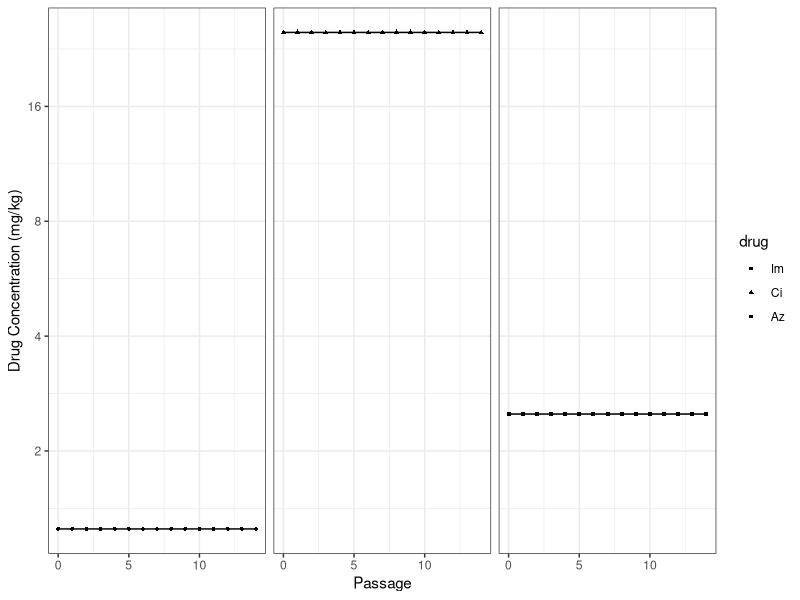
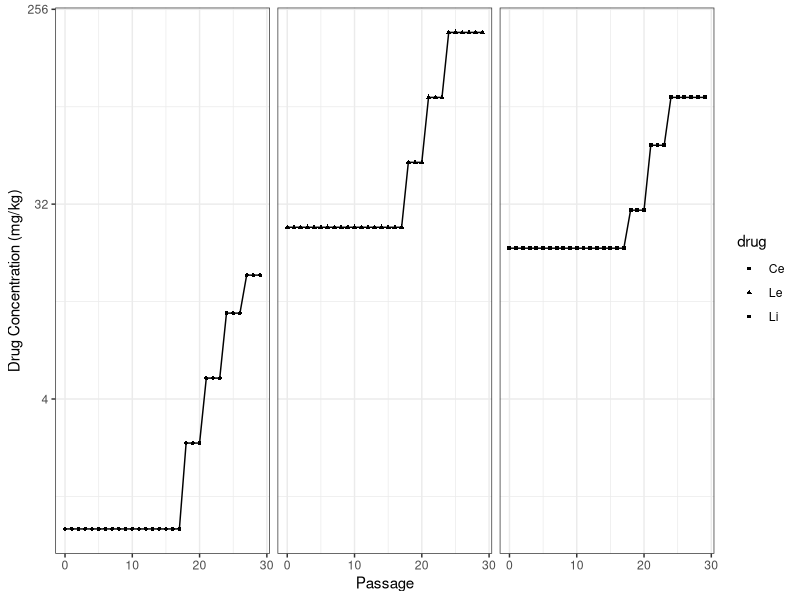
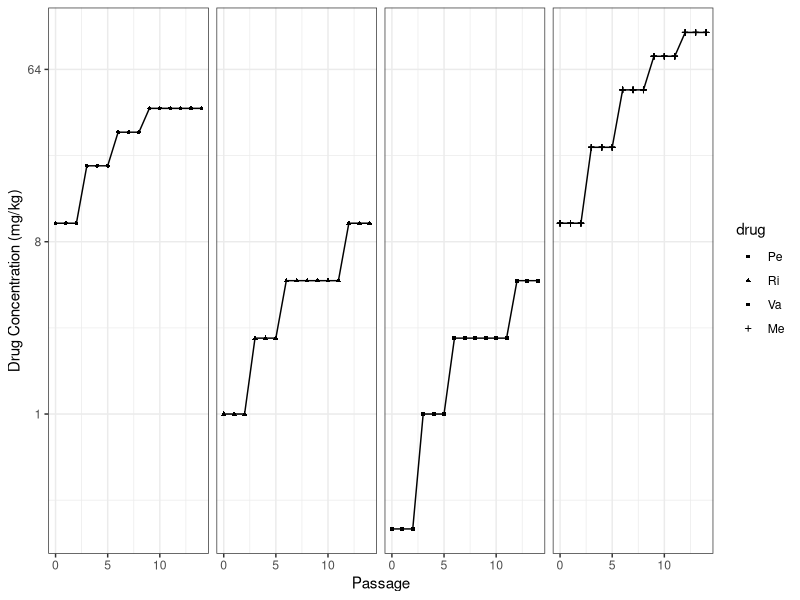
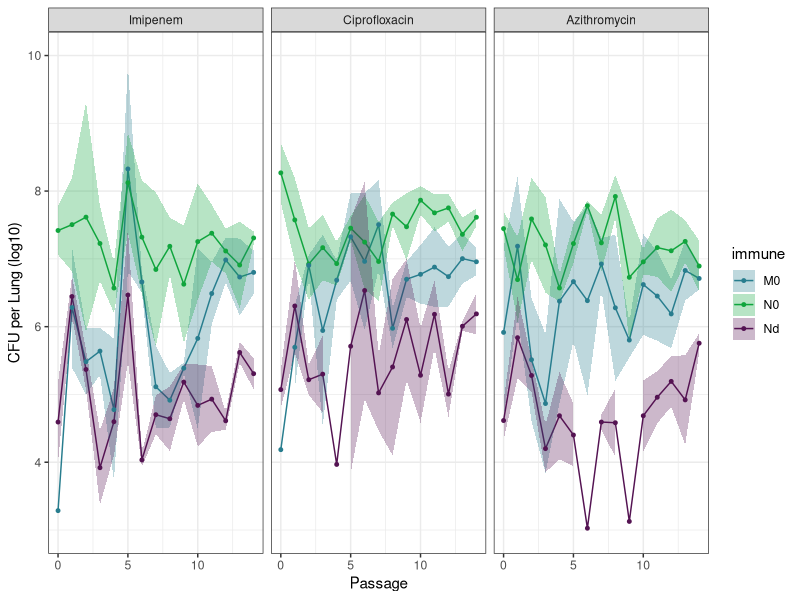
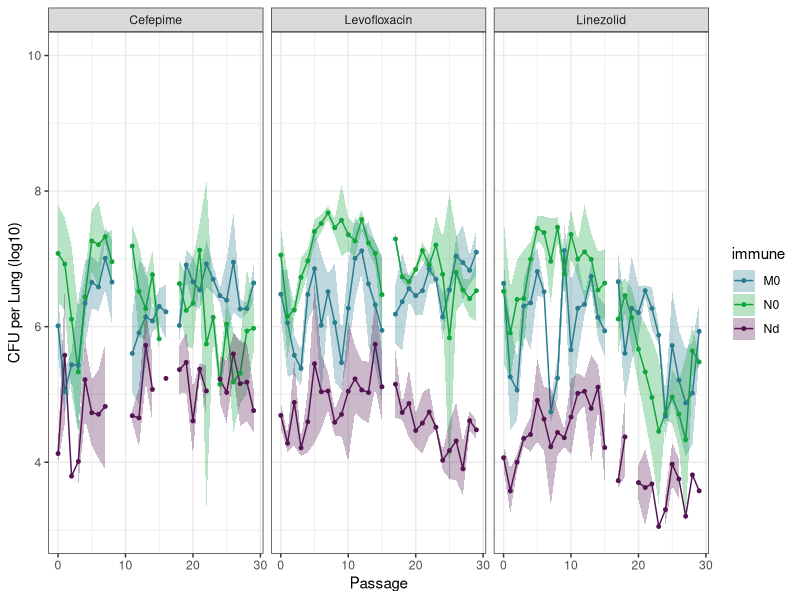
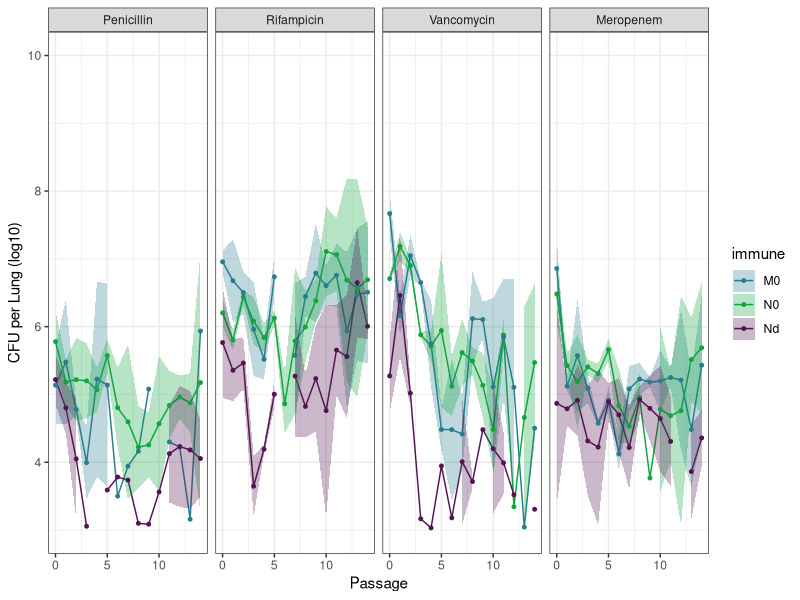
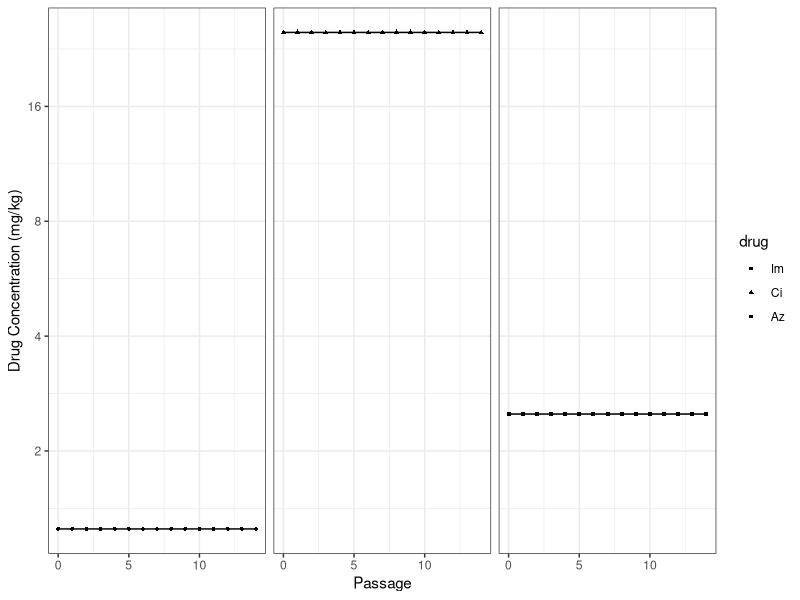
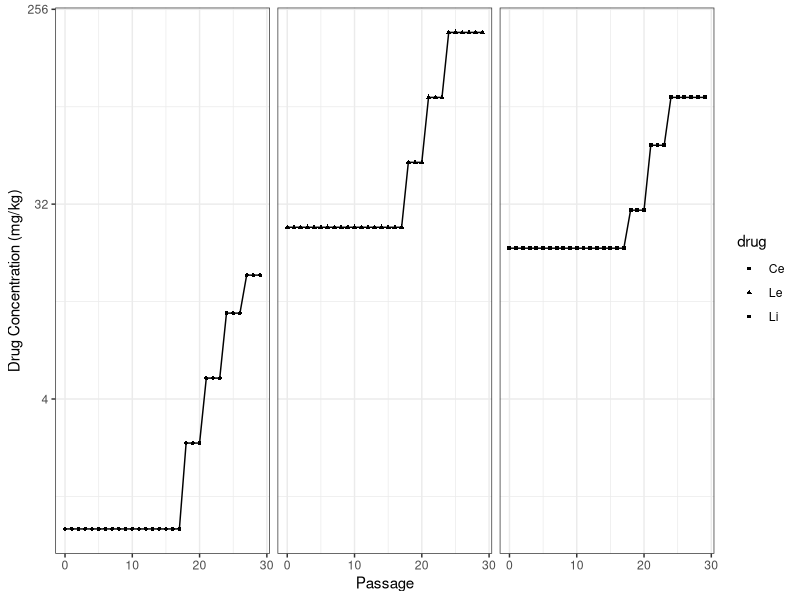

Generate these figures, in order, with R:
### Lung Titer Association with Mutations 

library(tidyverse)
library(readr)
library(matrixStats)

setwd("~/Documents/pitt/streppneumo/lungtiters/rawdata/")

pal <- c("#287D8EFF", "#10A53DFF", "#541352FF")

# Plot antibiotic concentration regime

conc <- read.csv("abconc.csv")
l <- pivot_longer(conc, cols = !gen, names_to = "lineage") %>% 
  separate(lineage, into = c("drug", "immune", "rep"), sep = c(2,4)) %>%
  unique()

l %>% 
  filter(drug %in% c("Im", "Ci", "Az")) %>%
  mutate(across(drug, factor, levels=c("Im", "Ci", "Az"))) %>%
  filter(gen < 15) %>%
  ggplot(mapping = aes(x=gen, y=value, shape=drug)) + geom_line() + geom_point(size =1) +
  scale_y_continuous(trans = "log2") + ylab("Drug Concentration (mg/kg)") + xlab("Passage") + theme_bw() +
  facet_wrap(vars(drug), nrow=4, ncol = 3) + 
  theme(strip.background = element_blank(), strip.text.x = element_blank())
ggsave("block1_drug.pdf", plot = last_plot(), device = "pdf", path = "~/Documents/pitt/streppneumo/lungtiters/", height = 1, width = 9)

l %>% 
  filter(drug %in% c("Ce", "Le", "Li")) %>%
  mutate(across(drug, factor, levels=c("Ce", "Le", "Li"))) %>%
  filter(gen < 30) %>%
  ggplot(mapping = aes(x=gen, y=value, shape=drug)) + geom_line() + geom_point(size =1) +
  scale_y_continuous(trans = "log2") + ylab("Drug Concentration (mg/kg)") + xlab("Passage") + theme_bw() +
  facet_wrap(vars(drug), nrow=4, ncol = 3) + 
  theme(strip.background = element_blank(), strip.text.x = element_blank())
ggsave("block2_drug.pdf", plot = last_plot(), device = "pdf", path = "~/Documents/pitt/streppneumo/lungtiters/", height = 1, width = 9)

l %>% 
  filter(drug %in% c("Pe","Ri","Va","Me")) %>%
  mutate(across(drug, factor, levels=c("Pe","Ri","Va","Me"))) %>%
  filter(gen < 15) %>%
  ggplot(mapping = aes(x=gen, y=value, shape=drug)) + geom_line() + geom_point(size =1) +
  scale_y_continuous(trans = "log2") + ylab("Drug Concentration (mg/kg)") + xlab("Passage") + theme_bw() +
  facet_wrap(vars(drug), nrow=1, ncol = 4) + 
  theme(strip.background = element_blank(), strip.text.x = element_blank())
ggsave("block3_drug.pdf", plot = last_plot(), device = "pdf", path = "~/Documents/pitt/streppneumo/lungtiters/", height = 1, width = 12)


# Plot CFU dynamics

df <- read.csv("combined.csv")

df2 <- pivot_longer(df, cols = !gen, names_to = "lineage") %>%
  mutate(log10 = log10(value+1)) %>% 
  separate(lineage, into = c("drug", "immune", "rep"), sep = c(2,4))

df3 <- df2

columns <- c("L1", "L2", "L3")

df2 <- df2 %>%
  pivot_wider(id_cols = c(gen, drug, immune), names_from = rep, values_from = log10) %>%
  mutate(mean = rowMeans(select(., all_of(columns))),
         sd = rowSds(as.matrix(select(., all_of(columns)))))

df2$drug <- recode(df2$drug, "Az" = "Azithromycin", "Ci" = "Ciprofloxacin", "Im"="Imipenem",
                 "Ce"="Cefepime","Le"="Levofloxacin", "Li"="Linezolid",
                 "Pe"="Penicillin","Me"="Meropenem", "Ri"="Rifampicin","Va"="Vancomycin")

df2 %>% 
  filter(drug %in% c("Imipenem", "Ciprofloxacin", "Azithromycin")) %>%
  mutate(across(drug, factor, levels=c("Imipenem", "Ciprofloxacin", "Azithromycin"))) %>%
  filter(gen < 15) %>%
  ggplot(mapping = aes(x=gen, y=mean, color=immune)) + 
  geom_line(mapping = aes(group = interaction(drug, immune))) +
  geom_ribbon(aes(ymin = mean-sd, ymax= mean + sd, fill = immune), alpha = 0.3, color = NA) +
  geom_point(size =1) +
  scale_y_continuous(limits = c(3,10)) + 
  scale_fill_manual(values=pal) +
  scale_color_manual(values=pal) +
  ylab("CFU per Lung (log10)") +
  xlab("Passage") + 
  theme_bw() +
  facet_wrap(vars(drug))
ggsave("block1.pdf", plot = last_plot(), device = "pdf", path = "~/Documents/pitt/streppneumo/lungtiters/", height = 3, width = 9)

df2 %>% 
  filter(drug %in% c("Cefepime", "Levofloxacin", "Linezolid")) %>%
  filter(gen < 30) %>%
  ggplot(mapping = aes(x=gen, y=mean, color=immune)) + 
  geom_line(mapping = aes(group = interaction(drug, immune))) +
  geom_ribbon(aes(ymin = mean-sd, ymax= mean + sd, fill = immune), alpha = 0.3, color = NA) +
  geom_point(size =1) +
  scale_y_continuous(limits = c(3,10)) + 
  scale_fill_manual(values=pal) +
  scale_color_manual(values=pal) +
  ylab("CFU per Lung (log10)") +
  xlab("Passage") + 
  theme_bw() +
  facet_wrap(vars(drug))
ggsave("block2.pdf", plot = last_plot(), device = "pdf", path = "~/Documents/pitt/streppneumo/lungtiters/", height = 3, width = 9)

df2 %>% 
  filter(drug %in% c("Vancomycin", "Penicillin", "Meropenem", "Rifampicin")) %>%
  mutate(across(drug, factor, levels=c("Penicillin","Rifampicin","Vancomycin","Meropenem"))) %>%
  filter(gen < 15) %>%
  ggplot(mapping = aes(x=gen, y=mean, color=immune)) + 
  geom_line(mapping = aes(group = interaction(drug, immune))) +
  geom_ribbon(aes(ymin = mean-sd, ymax= mean + sd, fill = immune), alpha = 0.3, color = NA) +
  geom_point(size =1) +
  scale_y_continuous(limits = c(3,10)) + 
  scale_fill_manual(values=pal) +
  scale_color_manual(values=pal) +
  ylab("CFU per Lung (log10)") +
  xlab("Passage") + 
  theme_bw() +
  facet_wrap(vars(drug), nrow = 1, ncol = 4)
ggsave("block3.pdf", plot = last_plot(), device = "pdf", path = "~/Documents/pitt/streppneumo/lungtiters/", width = 12, height = 3)


